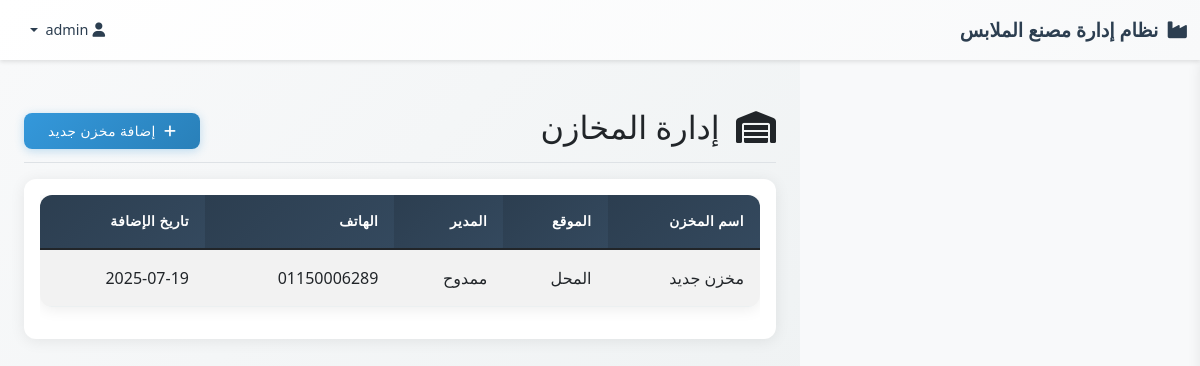
Page /inventory/branches.php (signed in) on the committed database.
### tables this page shows
CREATE TABLE `branches`  (
  `id` int(11) NOT NULL AUTO_INCREMENT,
  `name` varchar(100) NOT NULL,
  `type` enum('factory','warehouse','sales_office') NOT NULL,
  `address` text NULL,
  `manager_id` int(11) NULL DEFAULT NULL,
  `created_at` timestamp NOT NULL DEFAULT CURRENT_TIMESTAMP,
  `location` varchar(255) NULL DEFAULT NULL,
  `manager` varchar(100) NULL DEFAULT NULL,
  `phone` varchar(20) NULL DEFAULT NULL,
  PRIMARY KEY (`id`) USING BTREE,
  INDEX `manager_id`(`manager_id`) USING BTREE,
  CONSTRAINT `branches_ibfk_1` FOREIGN KEY (`manager_id`) REFERENCES `users` (`id`) ON DELETE RESTRICT ON UPDATE RESTRICT
);

### inventory/branches.php (the view, shortened to what this page needs)
<?php
require_once '../config/config.php';
$stmt = $pdo->query("SELECT * FROM branches ORDER BY id DESC");
$branches = $stmt->fetchAll();
?>
<!DOCTYPE html>
<html lang="ar" dir="rtl">
<head>
    <link href="https://cdn.jsdelivr.net/npm/bootstrap@5.1.3/dist/css/bootstrap.rtl.min.css" rel="stylesheet">
    <link href="https://cdnjs.cloudflare.com/ajax/libs/font-awesome/6.0.0/css/all.min.css" rel="stylesheet">
    <link href="../../../assets/css/style.css" rel="stylesheet">
</head>
<body>
    <?php include '../includes/navbar.php'; ?>
    <div class="container-fluid">
        <div class="row">
            <main class="col-md-7 ms-sm-auto col-lg-8 px-md-4 main-content">
                <div class="d-flex justify-content-between flex-wrap flex-md-nowrap align-items-center pt-3 pb-2 mb-3 border-bottom">
                    <h1 class="h2">
                        <i class="fas fa-warehouse me-2"></i>
                        إدارة المخازن
                    </h1>
                    <div class="btn-toolbar mb-2 mb-md-0">
                        <button type="button" class="btn btn-primary" data-bs-toggle="modal" data-bs-target="#addBranchModal">
                            <i class="fas fa-plus me-1"></i>
                            إضافة مخزن جديد
                        </button>
                    </div>
                </div>
                <div class="card">
                    <div class="card-body">
                        <div class="table-responsive">
                            <table class="table table-striped">
                                <thead>
                                    <tr>
                                        <th>اسم المخزن</th>
                                        <th>الموقع</th>
                                        <th>المدير</th>
                                        <th>الهاتف</th>
                                        <th>تاريخ الإضافة</th>
                                    </tr>
                                </thead>
                                <tbody>
                                    <?php foreach ($branches as $branch): ?>
                                        <tr>
                                            <td><?= htmlspecialchars($branch['name']) ?></td>
                                            <td><?= htmlspecialchars($branch['location']) ?></td>
                                            <td><?= htmlspecialchars($branch['manager']) ?></td>
                                            <td><?= htmlspecialchars($branch['phone']) ?></td>
                                            <td><?= date('Y-m-d', strtotime($branch['created_at'])) ?></td>
                                        </tr>
                                    <?php endforeach; ?>
                                </tbody>
                            </table>
                        </div>
                    </div>
                </div>
            </main>
        </div>
    </div>
</body>
</html>

### assets/css/style.css (style rules this page uses)
* { box-sizing: border-box; }
body { margin: 0; padding: 0; font-family: 'Segoe UI', Tahoma, Geneva, Verdana, sans-serif; background-color: #f8f9fa; padding-top: 60px; }
.main-content { margin-right: 0; padding: 25px; min-height: calc(100vh - 60px); transition: margin-right 0.4s cubic-bezier(0.25, 0.46, 0.45, 0.94); background: linear-gradient(135deg, #f8f9fa 0%, #ecf0f1 100%); }
.table { background: #ffffff; border-radius: 12px; overflow: hidden; box-shadow: 0 2px 15px rgba(0, 0, 0, 0.08); }
.table thead th { background: linear-gradient(135deg, #2c3e50, #34495e); color: #ffffff; border: none; font-weight: 600; text-transform: uppercase; letter-spacing: 0.5px; font-size: 0.85rem; padding: 1rem; }
.table tbody td { padding: 1rem; border-color: #ecf0f1; vertical-align: middle; }
.card { border: none; border-radius: 12px; box-shadow: 0 2px 15px rgba(0, 0, 0, 0.08); transition: all 0.3s ease; margin-bottom: 20px; background: #ffffff; }
.btn { border-radius: 8px; font-weight: 500; padding: 0.5rem 1.5rem; transition: all 0.3s ease; border: none; }
.main-content { background: linear-gradient(135deg, #f8f9fa 0%, #ecf0f1 100%); min-height: calc(100vh - 60px); padding-top: 2rem; }
.table tbody tr { transition: all 0.3s ease; }
.btn { border-radius: 8px; font-weight: 500; padding: 0.5rem 1.5rem; transition: all 0.3s ease; border: none; text-transform: uppercase; letter-spacing: 0.5px; font-size: 0.85rem; }
.btn-primary { background: linear-gradient(135deg, #3498db, #2980b9); box-shadow: 0 2px 10px rgba(52, 152, 219, 0.3); }

### rows in the picture
branches: name "مخزن جديد", location "المحل", manager "ممدوح", phone "01150006289", created_at "2025-07-19"

### other values in the picture
SYSTEM_NAME "نظام إدارة مصنع الملابس"
